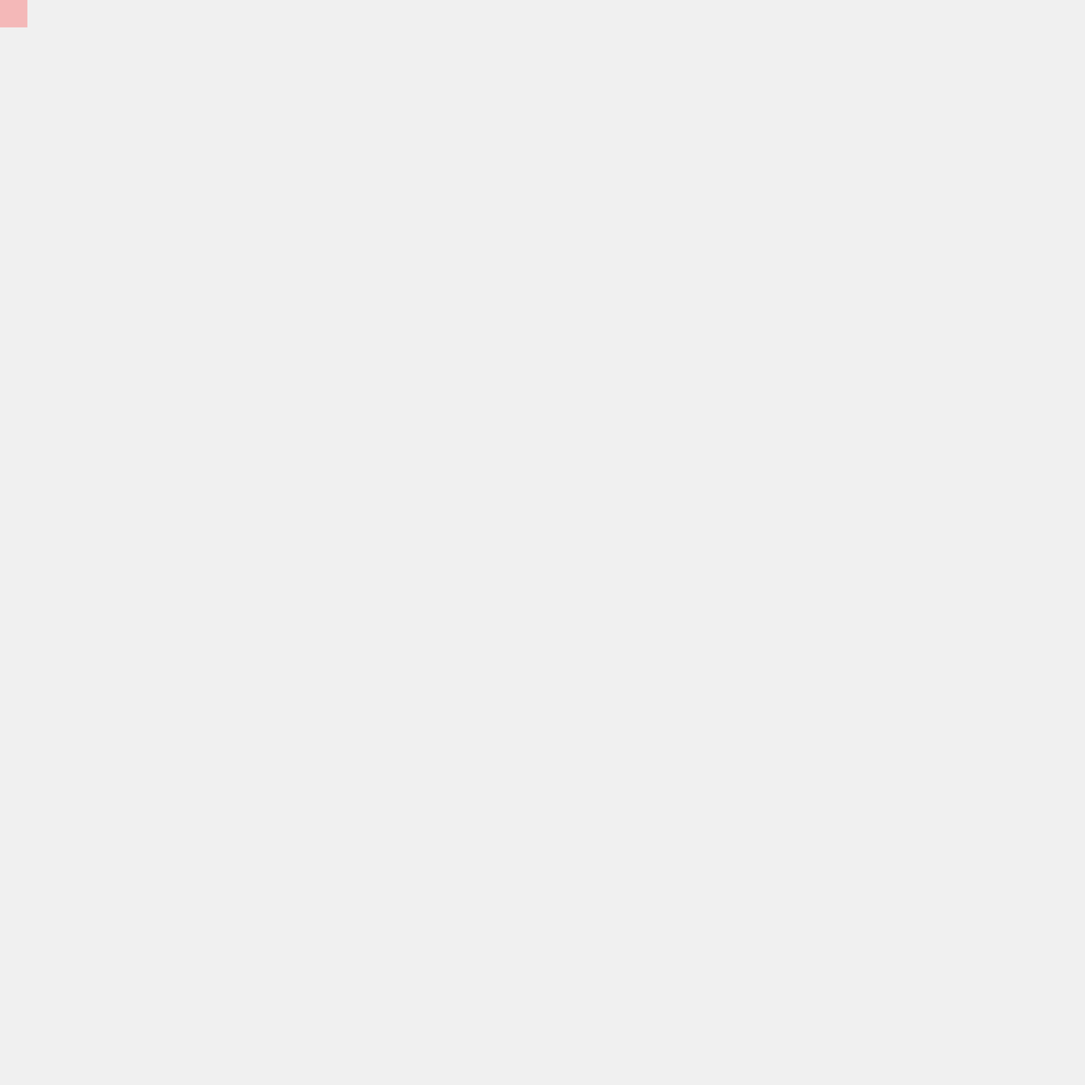
Frame 1 (no input)
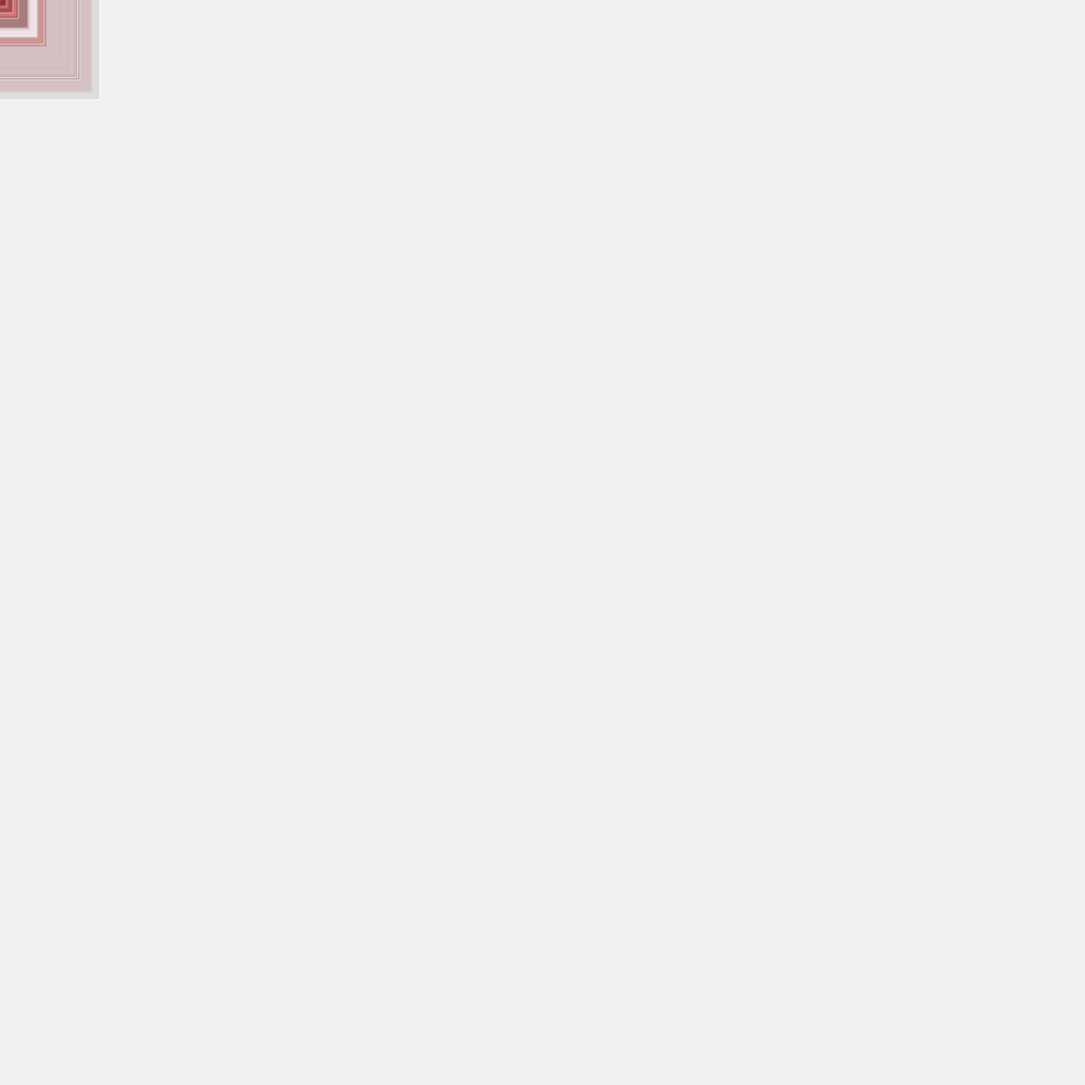
Frame 60 (the mouse pressed at the canvas centre just before this capture)
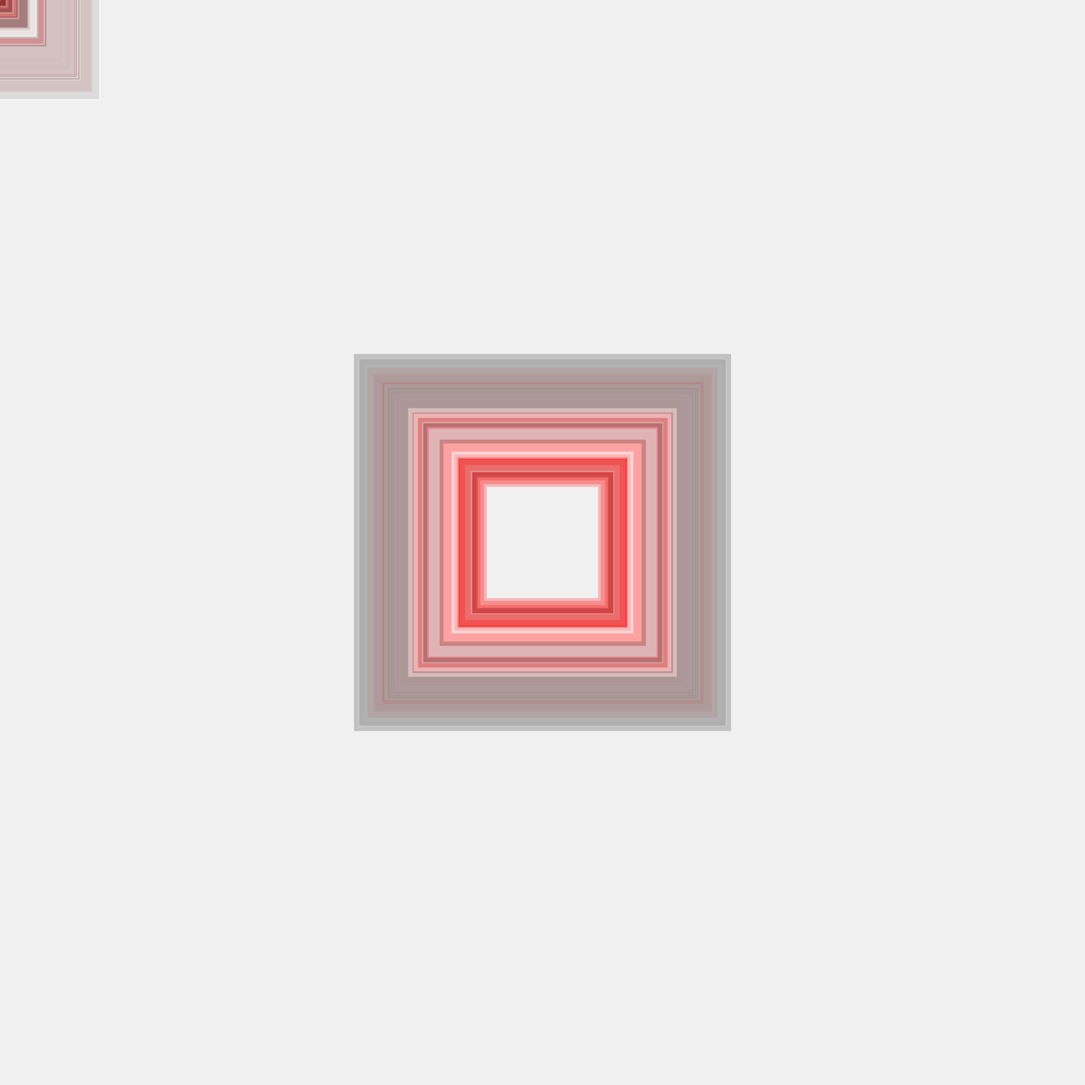
Frame 120 (the mouse held since frame 60 and released just before this capture)

The Processing sketch that drew these frames (run headless with seeded random() and noise(); from frame 60 on, the mouse is pressed at the canvas centre):

// Processing sketch: Jadu_101718_10
// ── Jadu_101718_10.pde
//Array of Objects for colors
RandomColor[] colors=new RandomColor[3];

//integer array for random Stroke weight 
int [] randStrokeWeight = {100,1,1};

//Array of Objects for Stroke Color
RandomStroke[] strokes=new RandomStroke[3];
float squareSize = 0;
float radius = 100;
void setup() 
{
  size(2000, 2000);
  background(240);
  rectMode(CENTER);
  strokeCap(SQUARE);
  ellipseMode(CENTER);
  //RGB LEVELS AND OPACITY FOR THE CIRCLE(PARAMETERS ARE RED, GREEN, BLUE, OPACITY)
  colors[0]=new RandomColor(0,0,0,100);//black
  colors[1]=new RandomColor(255,255,0,100);//yellow
  colors[2]=new RandomColor (255,255,255,100);//white

  //IF YOU WANT TO CHANGE THE RGB LEVELS AND OPACITY FOR THE STROKE
  strokes[0]=new RandomStroke(0,0,0,50);//black
  strokes[1]=new RandomStroke(255,0,0,60);//red
  strokes[2]=new RandomStroke(255,255,255,100);//white
}
void draw() 
{
  
  strokeWeight(0);
  if(mouseButton==RIGHT)
  {
    frameRate(4);
    //growing ellipse on holding mouse
    if(mousePressed)
    {
      noStroke();
      int i=(int)random(0,3);
      colors[i].display();
      ellipse(mouseX, mouseY, radius, radius); 
      radius += 3;
    }
    else//function that will execute when mouse is released
    {
      mouseReleased();
    }
  }
  else
  {
      frameRate(5);
      int j=(int)random(0,3);
      strokes[j].display();
      int i=(int)random((randStrokeWeight.length-1));
      strokeWeight(randStrokeWeight[i]);
      noFill();
      rect(mouseX, mouseY, squareSize, squareSize);
      squareSize += 5;
  }
}
//DRAWS CIRCLEs WITH RADIUS 100 WHEN MOUSE IS RELEASED IN CASE OF RIGHT MOUSE AND SQUARES WITH SIZE 100 IN CASE OF LEFT MOUSE
void mouseReleased()
{
      noStroke();
      int i=(int)random(0,3);
      colors[i].display();
      radius=random(100,500);
      ellipse(mouseX, mouseY, radius, radius);
 
}
//class for random colors
class RandomColor
{
  int r;
  int g;
  int b;
  int op;
  //constructor
  RandomColor(int red, int green, int blue, int opacity)
  {
    r=red;
    g=green;
    b=blue;
    op=opacity;
  }
  //method for fill
  void display()
  {
    fill(r,g,b,op);
  }
}
//class for Random Strokes
class RandomStroke
{
  int r;
  int g;
  int b;
  int op;
  //constructor
  RandomStroke(int red, int green, int blue, int opacity)
  {
    r=red;
    g=green;
    b=blue;
    op=opacity;
  }
  //method for stroke
 void display()
  {
    stroke(r,g,b,op);
  }
}
